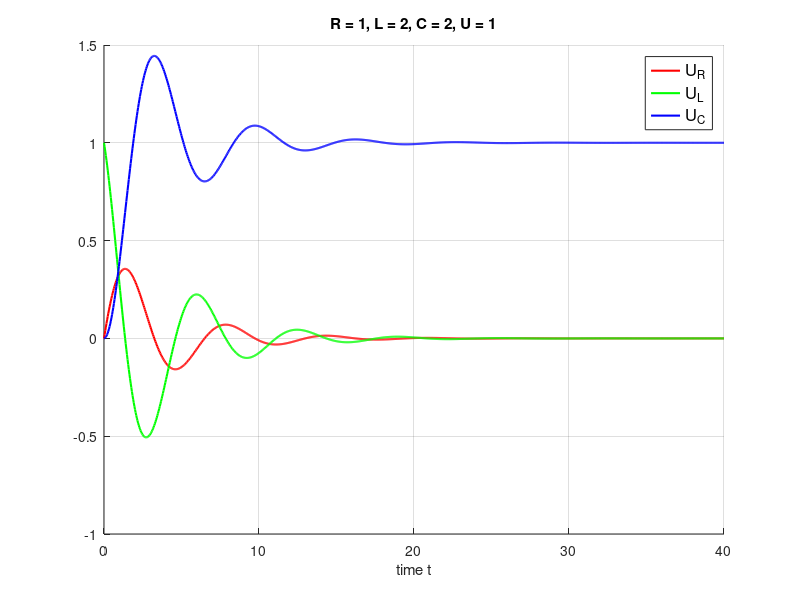

This figure's MATLAB source:
clear
close all

%GIVEN

R = 1
L = 2
C_1 = 0.5
U = 1

% Solution

% L·q′′(t)+R·q′(t)+1/C·q(t)=U
% a*y''(t)+b*y'(t)+c*y(t)=A, y(0)=y0, x'(0)=y1
% solution_formulas.pdf, 2 b i), p.5

a = L
b = R
c = 1 / C_1
A = U

y0h = 0
y1h = 0

y0 = y0h - A / c
y1 = y1h

D = b ^ 2 - 4 * a * c

if D < 0
    alpha=-b/(2*a);
    tau=-1/alpha;
    w=sqrt(-D)/(2*a);
    C1=y0;
    C2=(y1-alpha*y0)/w;
    C=sqrt(C1^2+C2^2);
    th=atan2(C1,C2);
    y=@(t) C*exp(alpha*t).*sin(w*t+th);
    dy=@(t) C*exp(alpha*t)*alpha.*sin(w*t+th)+C*exp(alpha*t).*cos(w*t+th)*w;
    d2y=@(t) C*exp(alpha*t)*alpha^2.*sin(w*t+th) +2*C*exp(alpha*t)*alpha.*cos(w*t+th)*w-C*exp(alpha*t).*sin(w*t+th)*w^2;

elseif D == 0
    la=-b/(2*a);
    tau=-1/la;
    C1=y0;
    C2=y1+la*y0;
    y=@(t) C1*exp(la*t)+C2*t.*exp(la*t);
    dy=@(t) C1*exp(la*t)*la+C2*exp(la*t)+C2*t.*exp(la*t)*la;
    d2y=@(t) C1*exp(la*t)*la^2+2*C2*la*exp(la*t) + C2*t.*exp(la*t)*la^2;


elseif D > 0
    la1=(-b+sqrt(D))/(2*a);
    la2=(-b-sqrt(D))/(2*a);
    tau=-1/la1;
    C1=(y1-la2*y0)/(la1-la2);
    C2=(y1-la1*y0)/(la2-la1);
    y=@(t) C1*exp(la1*t)+C2*exp(la2*t);
    dy=@(t) C1*exp(la1*t)*la1+C2*exp(la2*t)*la2;
    d2y=@(t) C1*exp(la1*t)*la1^2+C2*exp(la2*t)*la2^2;
end

w = @(t) A / c + y(t)

tmax = 10*tau
t = 0:tmax/1000:tmax;

figure(1)
hold
plot(t, R * (dy(t)),'red','linewidth',1.5)
plot(t, L * (d2y(t)),'green','linewidth',1.5)
plot(t, w(t) * c,'blue','linewidth',1.5)
grid
xlabel('time t')
legend({'U_R','U_L', 'U_C'},'fontsize', 12)
title(['R = ', num2str(R),', L = ', num2str(L), ', C = ', num2str(c), ', U = ', num2str(U)])
